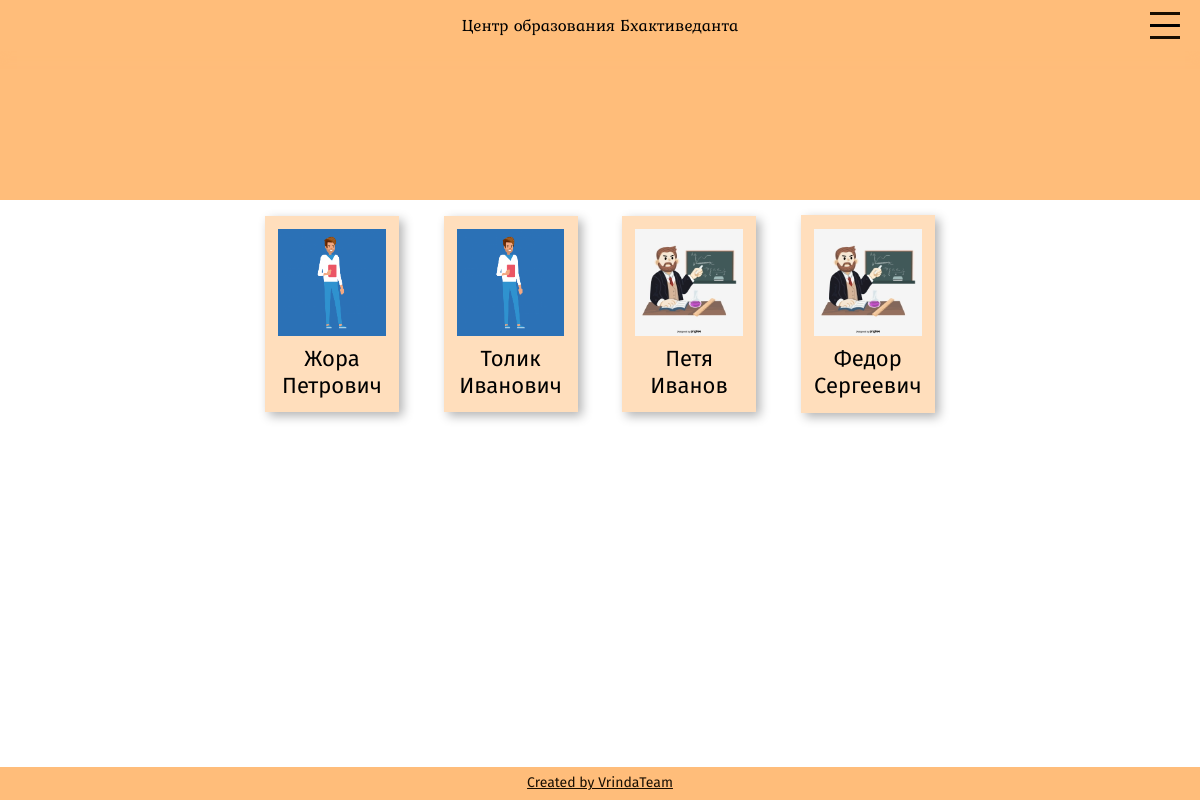
/teachers_page, run on the app's committed database.
### StudyBlog_admin/models.py (models this page shows, shortened)
class teacher(models.Model):
      name =  models.CharField(max_length = 264, blank=True,   null=True, default='', verbose_name= 'имя')
      two_name =  models.CharField(max_length = 264, blank=True,   null=True, default='', verbose_name= 'фамилия')
      spirit_name =  models.CharField(max_length = 264, blank=True,   null=True, default='', verbose_name= 'духовное имя')
      email_teacher =  models.CharField(max_length = 264, blank=True,   null=True, default='', verbose_name= 'email')
      foto =  models.ImageField(blank=True,upload_to='static/media/img', help_text = 'изображение',   verbose_name=  'изображение')
      tel =  models.CharField(max_length = 264, blank=True,   null=True, default='', verbose_name= 'телефон')
      soc_about_teacher =  models.TextField(max_length = 264, blank=True,   null=True, default='', verbose_name= 'соцсети преподавателя')
      inf_about_teacher =  models.TextField(max_length = 264, blank=True,   null=True, default='', verbose_name= 'информация о преподавателе')
      comment_teacher =  models.TextField(max_length = 264, blank=True,   null=True, default='', verbose_name= 'комментарии преподавателя')
      comment_manager =  models.TextField(max_length = 264, blank=True,   null=True, default='', verbose_name= 'комментарии менеджера')
      is_active =  models.BooleanField(default='True', verbose_name= 'Действующий')
      donat_num =  models.CharField(max_length = 264, blank=True,   null=True, default='', verbose_name= 'реквизиты для пожертвований')
      class Meta:
        verbose_name = "Преподаватель"
        verbose_name_plural = "Преподаватели"

### StudyBlog_admin/views.py (the view)
# urls.py: url(r'^teachers_page', views.teachers_page, name='teachers_page'),
def teachers_page(request):
      teachers = teacher.objects.filter(is_active=True)
      return render(request, 'build/tutors.html', locals())

### templates/build/tutors.html
{% extends 'build/base.html'%}
{%load static%}
{% block content %}
{% include 'build/menu.html' %}
<main class="main">
  <section class="tutors">
    <ul class="tutors__list list">
       {% for T in teachers %}
       <li class="tutors__list-item">
        <a style="text-decoration: none; color: #000;" class="tutors__link" href="{% url 'teacher_page' T.id %}">
          <img class="tutors__image" src="{{T.foto.url}}" alt="">
          <p class="tutors__name text">{{T.name}}</p>
        </a>
      </li>
      {%endfor%}
    </ul>
  </section>
</main>
{% include 'build/footer.html' %}
{% endblock %}

### templates/build/base.html (shortened to what this page needs)
{%load staticfiles%}
<!DOCTYPE html>
<html lang="ru">
<head>
  <link href="{% static 'css/style.min.css'%}" rel="stylesheet">
  <link rel="stylesheet" href="https://stackpath.bootstrapcdn.com/bootstrap/4.2.1/css/bootstrap.min.css">
  <link href="{% static 'main.css'%}" type="text/css" rel="stylesheet">
  <link href="{% static 'css/style.min.css'%}" rel="stylesheet">
</head>
<body>
{% block content %}
{% endblock %}
</body>
</html>

### templates/build/menu.html (shortened to what this page needs)
{%load static%}
{% block content %}
 <header class="header  js-header js-menu-closed">
  <div class="header__wrap">
    <a style="text-decoration: none; color: #000;" class="header__logo  " href="/">
    <h2   style="font-size:17px;" class="header__caption caption">Центр образования Бхактиведанта</h2></a>
  <button class="header__button toggle-button js-menu-button">
      <svg xmlns="http://www.w3.org/2000/svg" viewBox="0 0 20 2"><path d="M0 0h19.958v2H0z"/></svg>
    </button>
  </div>
</header>
{% endblock %}

### templates/build/footer.html
{% block content %}
{%load static%}
 <footer style="margin-top: 0%;"class="footer">
  <p class="footer__text text"><a class="footer__link" href="">Created by VrindaTeam</a></p>
</footer>
{% endblock %}

### data on the page
teacher: foto (picture), name "Жора Петрович"
teacher: foto (picture), name "Толик Иванович"
teacher: foto (picture), name "Петя Иванов"
teacher: foto (picture), name "Федор Сергеевич"
